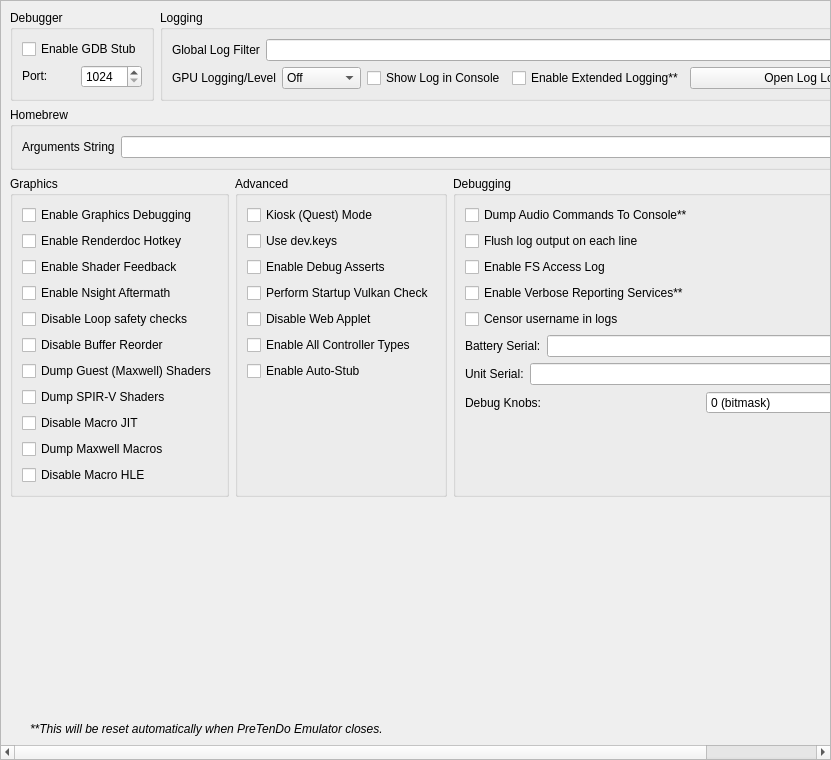
<?xml version="1.0" encoding="UTF-8"?>
<ui version="4.0">
 <class>ConfigureDebug</class>
 <widget class="QScrollArea" name="ConfigureDebug">
  <property name="geometry">
   <rect>
    <x>0</x>
    <y>0</y>
    <width>831</width>
    <height>760</height>
   </rect>
  </property>
  <property name="widgetResizable">
   <bool>true</bool>
  </property>
  <widget class="QWidget" name="widget">
   <property name="geometry">
    <rect>
     <x>0</x>
     <y>0</y>
     <width>829</width>
     <height>758</height>
    </rect>
   </property>
   <layout class="QVBoxLayout" name="verticalLayout_1">
    <item>
     <layout class="QHBoxLayout" name="horizontalLayout">
      <property name="topMargin">
       <number>0</number>
      </property>
      <item>
       <widget class="QGroupBox" name="groupBox">
        <property name="sizePolicy">
         <sizepolicy hsizetype="Preferred" vsizetype="Preferred">
          <horstretch>0</horstretch>
          <verstretch>0</verstretch>
         </sizepolicy>
        </property>
        <property name="title">
         <string>Debugger</string>
        </property>
        <property name="alignment">
         <set>Qt::AlignmentFlag::AlignLeading|Qt::AlignmentFlag::AlignLeft|Qt::AlignmentFlag::AlignTop</set>
        </property>
        <property name="flat">
         <bool>false</bool>
        </property>
        <property name="checkable">
         <bool>false</bool>
        </property>
        <layout class="QVBoxLayout" name="verticalLayout_3">
         <item>
          <widget class="QWidget" name="debug_widget" native="true">
           <property name="sizePolicy">
            <sizepolicy hsizetype="Preferred" vsizetype="Maximum">
             <horstretch>0</horstretch>
             <verstretch>0</verstretch>
            </sizepolicy>
           </property>
           <layout class="QVBoxLayout" name="verticalLayout">
            <property name="sizeConstraint">
             <enum>QLayout::SizeConstraint::SetDefaultConstraint</enum>
            </property>
            <property name="leftMargin">
             <number>0</number>
            </property>
            <property name="topMargin">
             <number>0</number>
            </property>
            <property name="rightMargin">
             <number>0</number>
            </property>
            <property name="bottomMargin">
             <number>0</number>
            </property>
            <item>
             <widget class="QCheckBox" name="toggle_gdbstub">
              <property name="sizePolicy">
               <sizepolicy hsizetype="Maximum" vsizetype="Maximum">
                <horstretch>0</horstretch>
                <verstretch>0</verstretch>
               </sizepolicy>
              </property>
              <property name="text">
               <string>Enable GDB Stub</string>
              </property>
             </widget>
            </item>
            <item>
             <widget class="QWidget" name="horizontalWidget_3" native="true">
              <property name="sizePolicy">
               <sizepolicy hsizetype="Preferred" vsizetype="Maximum">
                <horstretch>0</horstretch>
                <verstretch>0</verstretch>
               </sizepolicy>
              </property>
              <layout class="QHBoxLayout" name="horizontalLayout_3">
               <property name="leftMargin">
                <number>0</number>
               </property>
               <property name="topMargin">
                <number>0</number>
               </property>
               <property name="rightMargin">
                <number>0</number>
               </property>
               <property name="bottomMargin">
                <number>0</number>
               </property>
               <item>
                <widget class="QLabel" name="label_11">
                 <property name="sizePolicy">
                  <sizepolicy hsizetype="Minimum" vsizetype="Maximum">
                   <horstretch>0</horstretch>
                   <verstretch>0</verstretch>
                  </sizepolicy>
                 </property>
                 <property name="text">
                  <string>Port:</string>
                 </property>
                </widget>
               </item>
               <item>
                <widget class="QSpinBox" name="gdbport_spinbox">
                 <property name="sizePolicy">
                  <sizepolicy hsizetype="Preferred" vsizetype="Maximum">
                   <horstretch>0</horstretch>
                   <verstretch>0</verstretch>
                  </sizepolicy>
                 </property>
                 <property name="minimum">
                  <number>1024</number>
                 </property>
                 <property name="maximum">
                  <number>65535</number>
                 </property>
                </widget>
               </item>
              </layout>
             </widget>
            </item>
           </layout>
          </widget>
         </item>
        </layout>
       </widget>
      </item>
      <item>
       <widget class="QGroupBox" name="groupBox_2">
        <property name="sizePolicy">
         <sizepolicy hsizetype="Expanding" vsizetype="Preferred">
          <horstretch>0</horstretch>
          <verstretch>0</verstretch>
         </sizepolicy>
        </property>
        <property name="title">
         <string>Logging</string>
        </property>
        <layout class="QGridLayout" name="gridLayout_1">
         <item row="0" column="0" colspan="4">
          <widget class="QWidget" name="logging_widget" native="true">
           <property name="sizePolicy">
            <sizepolicy hsizetype="Preferred" vsizetype="Maximum">
             <horstretch>0</horstretch>
             <verstretch>0</verstretch>
            </sizepolicy>
           </property>
           <layout class="QHBoxLayout" name="horizontalLayout_1">
            <property name="leftMargin">
             <number>0</number>
            </property>
            <property name="topMargin">
             <number>0</number>
            </property>
            <property name="rightMargin">
             <number>0</number>
            </property>
            <property name="bottomMargin">
             <number>0</number>
            </property>
            <item>
             <widget class="QLabel" name="label_1">
              <property name="sizePolicy">
               <sizepolicy hsizetype="Preferred" vsizetype="Preferred">
                <horstretch>0</horstretch>
                <verstretch>0</verstretch>
               </sizepolicy>
              </property>
              <property name="text">
               <string>Global Log Filter</string>
              </property>
             </widget>
            </item>
            <item>
             <widget class="QLineEdit" name="log_filter_edit"/>
            </item>
           </layout>
          </widget>
         </item>
         <item row="1" column="0">
          <widget class="QWidget" name="gpu_log_level_widget" native="true">
           <property name="sizePolicy">
            <sizepolicy hsizetype="Preferred" vsizetype="Maximum">
             <horstretch>0</horstretch>
             <verstretch>0</verstretch>
            </sizepolicy>
           </property>
           <layout class="QHBoxLayout" name="gpu_log_level_layout">
            <property name="leftMargin">
             <number>0</number>
            </property>
            <property name="topMargin">
             <number>0</number>
            </property>
            <property name="rightMargin">
             <number>0</number>
            </property>
            <property name="bottomMargin">
             <number>0</number>
            </property>
            <item>
             <widget class="QLabel" name="gpu_log_level_label">
              <property name="text">
               <string>GPU Logging/Level</string>
              </property>
             </widget>
            </item>
            <item>
             <widget class="QComboBox" name="gpu_log_level">
              <property name="toolTip">
               <string>Detail level for GPU logs. Off disables logging entirely.</string>
              </property>
              <item>
               <property name="text">
                <string>Off</string>
               </property>
              </item>
              <item>
               <property name="text">
                <string>Errors</string>
               </property>
              </item>
              <item>
               <property name="text">
                <string>Standard</string>
               </property>
              </item>
              <item>
               <property name="text">
                <string>Verbose</string>
               </property>
              </item>
              <item>
               <property name="text">
                <string>All</string>
               </property>
              </item>
             </widget>
            </item>
           </layout>
          </widget>
         </item>
         <item row="1" column="1">
          <widget class="QCheckBox" name="toggle_console">
           <property name="text">
            <string>Show Log in Console</string>
           </property>
          </widget>
         </item>
         <item row="1" column="2">
          <widget class="QCheckBox" name="extended_logging">
           <property name="enabled">
            <bool>true</bool>
           </property>
           <property name="toolTip">
            <string>When checked, the max size of the log increases from 100 MB to 1 GB</string>
           </property>
           <property name="text">
            <string>Enable Extended Logging**</string>
           </property>
          </widget>
         </item>
         <item row="1" column="3">
          <widget class="QPushButton" name="open_log_button">
           <property name="sizePolicy">
            <sizepolicy hsizetype="Expanding" vsizetype="Maximum">
             <horstretch>1</horstretch>
             <verstretch>0</verstretch>
            </sizepolicy>
           </property>
           <property name="minimumSize">
            <size>
             <width>250</width>
             <height>0</height>
            </size>
           </property>
           <property name="text">
            <string>Open Log Location</string>
           </property>
          </widget>
         </item>
        </layout>
       </widget>
      </item>
     </layout>
    </item>
    <item>
     <widget class="QGroupBox" name="groupBox_3">
      <property name="title">
       <string>Homebrew</string>
      </property>
      <layout class="QVBoxLayout" name="verticalLayout_5">
       <item>
        <layout class="QHBoxLayout" name="horizontalLayout_4">
         <item>
          <widget class="QLabel" name="label_3">
           <property name="text">
            <string>Arguments String</string>
           </property>
          </widget>
         </item>
         <item>
          <widget class="QLineEdit" name="homebrew_args_edit"/>
         </item>
        </layout>
       </item>
      </layout>
     </widget>
    </item>
    <item>
     <layout class="QHBoxLayout" name="horizontalLayout_2">
      <item>
       <widget class="QGroupBox" name="groupBox_4">
        <property name="title">
         <string>Graphics</string>
        </property>
        <layout class="QGridLayout" name="gridLayout_2">
         <item row="4" column="0">
          <widget class="QCheckBox" name="disable_loop_safety_checks">
           <property name="toolTip">
            <string>When checked, it executes shaders without loop logic changes</string>
           </property>
           <property name="text">
            <string>Disable Loop safety checks</string>
           </property>
          </widget>
         </item>
         <item row="9" column="0">
          <widget class="QCheckBox" name="dump_macros">
           <property name="enabled">
            <bool>true</bool>
           </property>
           <property name="toolTip">
            <string>When checked, it will dump all the macro programs of the GPU</string>
           </property>
           <property name="text">
            <string>Dump Maxwell Macros</string>
           </property>
          </widget>
         </item>
         <item row="3" column="0">
          <widget class="QCheckBox" name="enable_nsight_aftermath">
           <property name="toolTip">
            <string>When checked, it enables Nsight Aftermath crash dumps</string>
           </property>
           <property name="text">
            <string>Enable Nsight Aftermath</string>
           </property>
          </widget>
         </item>
         <item row="6" column="0">
          <widget class="QCheckBox" name="dump_guest_shaders">
           <property name="enabled">
            <bool>true</bool>
           </property>
           <property name="toolTip">
            <string>When checked, it will dump original Maxwell guest shader bytecode (the input to the recompiler) as .ash files under DumpDir/shaders/. Useful for inspection with nvdisasm.</string>
           </property>
           <property name="text">
            <string>Dump Guest (Maxwell) Shaders</string>
           </property>
          </widget>
         </item>
         <item row="1" column="0">
          <widget class="QCheckBox" name="enable_renderdoc_hotkey">
           <property name="text">
            <string>Enable Renderdoc Hotkey</string>
           </property>
          </widget>
         </item>
         <item row="8" column="0">
          <widget class="QCheckBox" name="disable_macro_jit">
           <property name="enabled">
            <bool>true</bool>
           </property>
           <property name="toolTip">
            <string>When checked, it disables the macro Just In Time compiler. Enabling this makes games run slower</string>
           </property>
           <property name="text">
            <string>Disable Macro JIT</string>
           </property>
          </widget>
         </item>
         <item row="10" column="0">
          <widget class="QCheckBox" name="disable_macro_hle">
           <property name="enabled">
            <bool>true</bool>
           </property>
           <property name="toolTip">
            <string>When checked, it disables the macro HLE functions. Enabling this makes games run slower</string>
           </property>
           <property name="text">
            <string>Disable Macro HLE</string>
           </property>
          </widget>
         </item>
         <item row="0" column="0">
          <widget class="QCheckBox" name="enable_graphics_debugging">
           <property name="enabled">
            <bool>true</bool>
           </property>
           <property name="toolTip">
            <string>When checked, the graphics API enters a slower debugging mode</string>
           </property>
           <property name="text">
            <string>Enable Graphics Debugging</string>
           </property>
          </widget>
         </item>
         <item row="11" column="0">
          <spacer name="verticalSpacer_5">
           <property name="orientation">
            <enum>Qt::Orientation::Vertical</enum>
           </property>
           <property name="sizeType">
            <enum>QSizePolicy::Policy::Preferred</enum>
           </property>
           <property name="sizeHint" stdset="0">
            <size>
             <width>20</width>
             <height>0</height>
            </size>
           </property>
          </spacer>
         </item>
         <item row="2" column="0">
          <widget class="QCheckBox" name="enable_shader_feedback">
           <property name="toolTip">
            <string>When checked, PreTenDo Emulator will log statistics about the compiled pipeline cache</string>
           </property>
           <property name="text">
            <string>Enable Shader Feedback</string>
           </property>
          </widget>
         </item>
         <item row="5" column="0">
          <widget class="QCheckBox" name="disable_buffer_reorder">
           <property name="toolTip">
            <string>&lt;html&gt;&lt;head/&gt;&lt;body&gt;&lt;p&gt;When checked, disables reordering of mapped memory uploads which allows to associate uploads with specific draws. May reduce performance in some cases.&lt;/p&gt;&lt;/body&gt;&lt;/html&gt;</string>
           </property>
           <property name="text">
            <string>Disable Buffer Reorder</string>
           </property>
          </widget>
         </item>
         <item row="7" column="0">
          <widget class="QCheckBox" name="gpu_log_shader_dumps">
           <property name="toolTip">
            <string>When checked, it will dump the recompiler's output SPIR-V binaries (.spv) under LogDir/shaders/. Inspect via SPIRV-Tools (spirv-dis / spirv-cross / spirv-val) or RenderDoc.</string>
           </property>
           <property name="text">
            <string>Dump SPIR-V Shaders</string>
           </property>
          </widget>
         </item>
        </layout>
       </widget>
      </item>
      <item>
       <widget class="QGroupBox" name="groupBox_6">
        <property name="title">
         <string>Advanced</string>
        </property>
        <layout class="QGridLayout" name="gridLayout_4">
         <item row="3" column="0">
          <widget class="QCheckBox" name="perform_vulkan_check">
           <property name="toolTip">
            <string>Enables PreTenDo Emulator to check for a working Vulkan environment when the program starts up. Disable this if this is causing issues with external programs seeing PreTenDo Emulator.</string>
           </property>
           <property name="text">
            <string>Perform Startup Vulkan Check</string>
           </property>
          </widget>
         </item>
         <item row="4" column="0">
          <widget class="QCheckBox" name="disable_web_applet">
           <property name="text">
            <string>Disable Web Applet</string>
           </property>
          </widget>
         </item>
         <item row="5" column="0">
          <widget class="QCheckBox" name="enable_all_controllers">
           <property name="text">
            <string>Enable All Controller Types</string>
           </property>
          </widget>
         </item>
         <item row="6" column="0">
          <widget class="QCheckBox" name="use_auto_stub">
           <property name="text">
            <string>Enable Auto-Stub</string>
           </property>
          </widget>
         </item>
         <item row="0" column="0">
          <widget class="QCheckBox" name="quest_flag">
           <property name="text">
            <string>Kiosk (Quest) Mode</string>
           </property>
          </widget>
         </item>
         <item row="1" column="0">
          <widget class="QCheckBox" name="use_dev_keys">
           <property name="text">
            <string>Use dev.keys</string>
           </property>
          </widget>
         </item>
         <item row="2" column="0">
          <widget class="QCheckBox" name="use_debug_asserts">
           <property name="text">
            <string>Enable Debug Asserts</string>
           </property>
          </widget>
         </item>
         <item row="7" column="0">
          <spacer name="verticalSpacer_4">
           <property name="orientation">
            <enum>Qt::Orientation::Vertical</enum>
           </property>
           <property name="sizeType">
            <enum>QSizePolicy::Policy::Expanding</enum>
           </property>
           <property name="sizeHint" stdset="0">
            <size>
             <width>20</width>
             <height>0</height>
            </size>
           </property>
          </spacer>
         </item>
        </layout>
       </widget>
      </item>
      <item>
       <widget class="QGroupBox" name="groupBox_5">
        <property name="title">
         <string>Debugging</string>
        </property>
        <layout class="QGridLayout" name="gridLayout_3">
         <item row="6" column="0">
          <widget class="QWidget" name="serial_battery_widget" native="true">
           <property name="sizePolicy">
            <sizepolicy hsizetype="Preferred" vsizetype="Maximum">
             <horstretch>0</horstretch>
             <verstretch>0</verstretch>
            </sizepolicy>
           </property>
           <layout class="QHBoxLayout" name="horizontalLayout_11">
            <property name="leftMargin">
             <number>0</number>
            </property>
            <property name="topMargin">
             <number>0</number>
            </property>
            <property name="rightMargin">
             <number>0</number>
            </property>
            <property name="bottomMargin">
             <number>0</number>
            </property>
            <item>
             <widget class="QLabel" name="label_12">
              <property name="sizePolicy">
               <sizepolicy hsizetype="Preferred" vsizetype="Preferred">
                <horstretch>0</horstretch>
                <verstretch>0</verstretch>
               </sizepolicy>
              </property>
              <property name="text">
               <string>Battery Serial:</string>
              </property>
             </widget>
            </item>
            <item>
             <widget class="QLineEdit" name="serial_battery_edit"/>
            </item>
           </layout>
          </widget>
         </item>
         <item row="8" column="0">
          <widget class="QWidget" name="debug_knobs_widget" native="true">
           <property name="sizePolicy">
            <sizepolicy hsizetype="Preferred" vsizetype="Maximum">
             <horstretch>0</horstretch>
             <verstretch>0</verstretch>
            </sizepolicy>
           </property>
           <layout class="QHBoxLayout" name="horizontalLayout_debug_knobs">
            <property name="leftMargin">
             <number>0</number>
            </property>
            <property name="topMargin">
             <number>0</number>
            </property>
            <property name="rightMargin">
             <number>0</number>
            </property>
            <property name="bottomMargin">
             <number>0</number>
            </property>
            <item>
             <widget class="QLabel" name="label_debug_knobs">
              <property name="sizePolicy">
               <sizepolicy hsizetype="Preferred" vsizetype="Preferred">
                <horstretch>0</horstretch>
                <verstretch>0</verstretch>
               </sizepolicy>
              </property>
              <property name="text">
               <string>Debug Knobs:</string>
              </property>
             </widget>
            </item>
            <item>
             <widget class="QSpinBox" name="debug_knobs_spinbox">
              <property name="minimum">
               <number>0</number>
              </property>
              <property name="maximum">
               <number>65535</number>
              </property>
              <property name="toolTip">
               <string>Bitmask for quick development toggles</string>
              </property>
              <property name="statusTip">
               <string>Set debug knobs (bitmask)</string>
              </property>
              <property name="whatsThis">
               <string>16-bit debug knob set for quick development toggles</string>
              </property>
              <property name="suffix">
               <string> (bitmask)</string>
              </property>
             </widget>
            </item>
           </layout>
          </widget>
         </item>
         <item row="7" column="0">
          <widget class="QWidget" name="serial_board_widget" native="true">
           <property name="sizePolicy">
            <sizepolicy hsizetype="Preferred" vsizetype="Maximum">
             <horstretch>0</horstretch>
             <verstretch>0</verstretch>
            </sizepolicy>
           </property>
           <layout class="QHBoxLayout" name="horizontalLayout_12">
            <property name="leftMargin">
             <number>0</number>
            </property>
            <property name="topMargin">
             <number>0</number>
            </property>
            <property name="rightMargin">
             <number>0</number>
            </property>
            <property name="bottomMargin">
             <number>0</number>
            </property>
            <item>
             <widget class="QLabel" name="label_13">
              <property name="sizePolicy">
               <sizepolicy hsizetype="Preferred" vsizetype="Preferred">
                <horstretch>0</horstretch>
                <verstretch>0</verstretch>
               </sizepolicy>
              </property>
              <property name="text">
               <string>Unit Serial:</string>
              </property>
             </widget>
            </item>
            <item>
             <widget class="QLineEdit" name="serial_board_edit"/>
            </item>
           </layout>
          </widget>
         </item>
         <item row="20" column="0">
          <spacer name="verticalSpacer_3">
           <property name="orientation">
            <enum>Qt::Orientation::Vertical</enum>
           </property>
           <property name="sizeType">
            <enum>QSizePolicy::Policy::Expanding</enum>
           </property>
           <property name="sizeHint" stdset="0">
            <size>
             <width>20</width>
             <height>0</height>
            </size>
           </property>
          </spacer>
         </item>
         <item row="1" column="0">
          <widget class="QCheckBox" name="dump_audio_commands">
           <property name="toolTip">
            <string>Enable this to output the latest generated audio command list to the console. Only affects games using the audio renderer.</string>
           </property>
           <property name="text">
            <string>Dump Audio Commands To Console**</string>
           </property>
          </widget>
         </item>
         <item row="2" column="0">
          <widget class="QCheckBox" name="flush_line">
           <property name="text">
            <string>Flush log output on each line</string>
           </property>
          </widget>
         </item>
         <item row="3" column="0">
          <widget class="QCheckBox" name="fs_access_log">
           <property name="text">
            <string>Enable FS Access Log</string>
           </property>
          </widget>
         </item>
         <item row="4" column="0">
          <widget class="QCheckBox" name="reporting_services">
           <property name="text">
            <string>Enable Verbose Reporting Services**</string>
           </property>
          </widget>
         </item>
         <item row="5" column="0">
          <widget class="QCheckBox" name="censor_username">
           <property name="text">
            <string>Censor username in logs</string>
           </property>
          </widget>
         </item>
        </layout>
       </widget>
      </item>
     </layout>
    </item>
    <item>
     <spacer name="verticalSpacer">
      <property name="orientation">
       <enum>Qt::Orientation::Vertical</enum>
      </property>
      <property name="sizeHint" stdset="0">
       <size>
        <width>20</width>
        <height>0</height>
       </size>
      </property>
     </spacer>
    </item>
    <item>
     <widget class="QLabel" name="label_5">
      <property name="sizePolicy">
       <sizepolicy hsizetype="Expanding" vsizetype="Preferred">
        <horstretch>0</horstretch>
        <verstretch>0</verstretch>
       </sizepolicy>
      </property>
      <property name="font">
       <font>
        <italic>true</italic>
       </font>
      </property>
      <property name="text">
    <string>**This will be reset automatically when PreTenDo Emulator closes.</string>
      </property>
      <property name="indent">
       <number>20</number>
      </property>
     </widget>
    </item>
   </layout>
  </widget>
 </widget>
 <tabstops>
  <tabstop>log_filter_edit</tabstop>
  <tabstop>toggle_console</tabstop>
  <tabstop>extended_logging</tabstop>
  <tabstop>open_log_button</tabstop>
  <tabstop>homebrew_args_edit</tabstop>
  <tabstop>enable_graphics_debugging</tabstop>
  <tabstop>enable_shader_feedback</tabstop>
  <tabstop>enable_nsight_aftermath</tabstop>
  <tabstop>fs_access_log</tabstop>
  <tabstop>reporting_services</tabstop>
  <tabstop>quest_flag</tabstop>
  <tabstop>use_debug_asserts</tabstop>
 </tabstops>
 <resources/>
 <connections/>
</ui>
